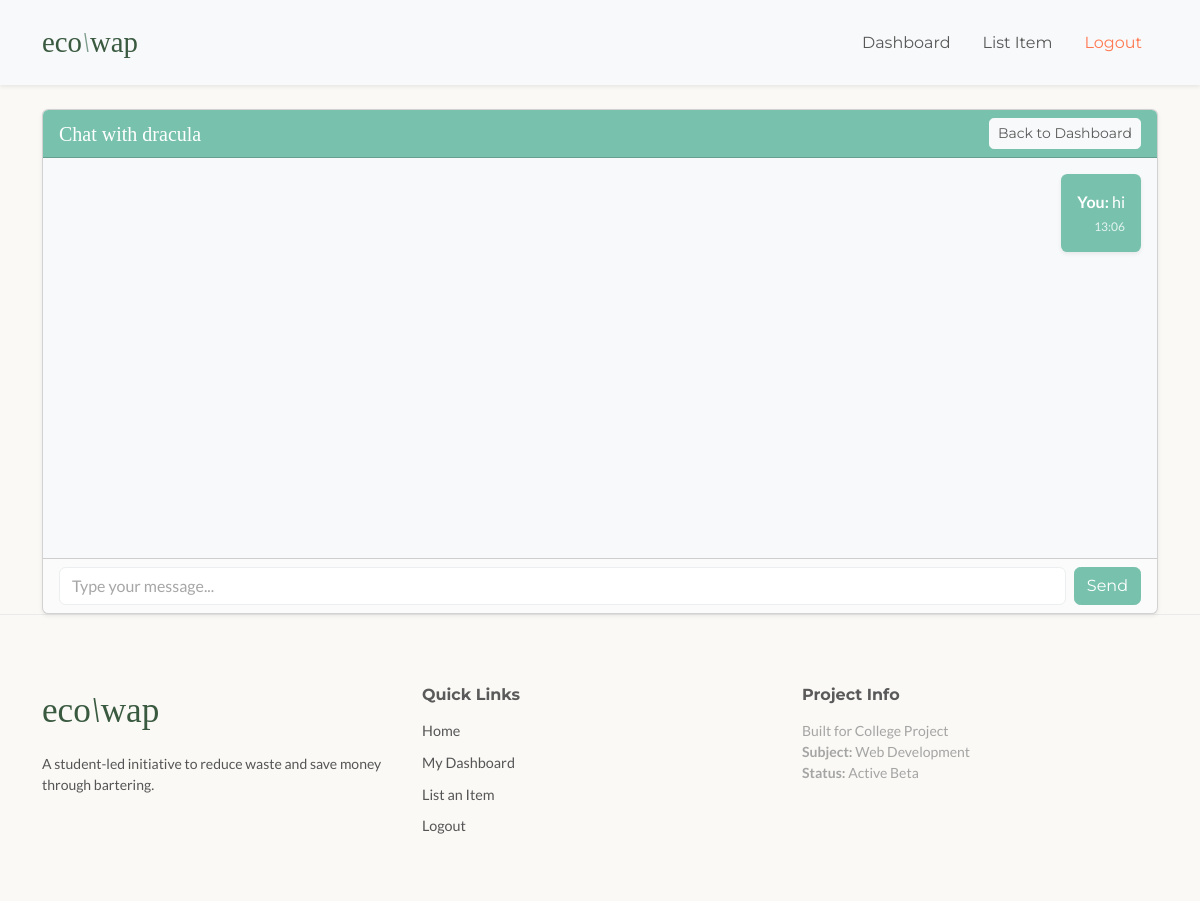
The app's page /chat.php?swap_id=7 (signed in) with its own data.
### tables this page shows
CREATE TABLE `users` (
  `id` int(11) NOT NULL,
  `username` varchar(255) NOT NULL,
  `email` varchar(255) NOT NULL,
  `password_hash` varchar(255) NOT NULL,
  `created_at` timestamp NOT NULL DEFAULT current_timestamp()
);

CREATE TABLE `messages` (
  `id` int(11) NOT NULL,
  `swap_id` int(11) DEFAULT NULL,
  `sender_id` int(11) NOT NULL,
  `receiver_id` int(11) NOT NULL,
  `message_text` text NOT NULL,
  `sent_at` timestamp NOT NULL DEFAULT current_timestamp()
);

### chat.php (the view, shortened to what this page needs)
<?php include 'header.php'; ?>
<?php
$user_id = $_SESSION['user_id'];
$swap_id = isset($_GET['swap_id']) ? intval($_GET['swap_id']) : 0;
$sql_check = "SELECT item1_owner_id, item2_owner_id FROM swaps WHERE id = ?";
$stmt_check = $conn->prepare($sql_check);
$stmt_check->bind_param("i", $swap_id);
$stmt_check->execute();
$stmt_check->bind_result($owner1, $owner2);
$recipient_id = ($user_id == $owner1) ? $owner2 : $owner1;
$sql_recipient = "SELECT username FROM users WHERE id = ?";
$stmt_recipient = $conn->prepare($sql_recipient);
$stmt_recipient->bind_param("i", $recipient_id);
$stmt_recipient->execute();
$stmt_recipient->bind_result($recipient_username);
?>
<div class="container mt-4">
    <div class="card shadow-sm">
        <div class="card-header bg-primary text-white d-flex justify-content-between align-items-center">
            <h5 class="mb-0">Chat with <?php echo htmlspecialchars($recipient_username); ?></h5>
            <a href="dashboard.php" class="btn btn-sm btn-light">Back to Dashboard</a>
        </div>
        <div class="card-body overflow-auto" id="chat-history" style="height: 400px; background-color: #f8f9fa;">
            <?php
            $sql_messages = "
                SELECT m.message_text, m.sent_at, m.sender_id, u.username
                FROM messages m
                JOIN users u ON m.sender_id = u.id
                WHERE m.swap_id = ?
                ORDER BY m.sent_at ASC";
            $stmt_messages = $conn->prepare($sql_messages);
            $stmt_messages->bind_param("i", $swap_id);
            $stmt_messages->execute();
            $result_messages = $stmt_messages->get_result();
            if ($result_messages->num_rows > 0) {
                while($message = $result_messages->fetch_assoc()) {
                    $is_mine = ($message['sender_id'] == $user_id);
                    $wrapper_class = $is_mine ? 'justify-content-end' : 'justify-content-start';
                    $bubble_class = $is_mine ? 'bg-primary text-white' : 'bg-white border text-dark';
                    $sender_label = $is_mine ? 'You' : htmlspecialchars($message['username']);
                    echo '<div class="d-flex mb-3 ' . $wrapper_class . '">';
                    echo '<div class="p-3 rounded shadow-sm ' . $bubble_class . '" style="max-width: 75%;">';
                    echo '<strong>' . $sender_label . ':</strong> ' . htmlspecialchars($message['message_text']);
                    echo '<div class="text-end mt-1" style="font-size: 0.75rem; opacity: 0.8;">' . date('H:i', strtotime($message['sent_at'])) . '</div>';
                    echo '</div>';
                    echo '</div>';
                }
            } else {
                echo '<p class="text-center text-muted mt-5">No messages yet. Start the negotiation!</p>';
            }
            ?>
        </div>
        <div class="card-footer">
            <form action="send_message.php" method="POST" class="d-flex gap-2">
                <input type="text" name="message_text" class="form-control" placeholder="Type your message..." required autocomplete="off">
                <button class="btn btn-primary" type="submit">Send</button>
            </form>
        </div>
    </div>
</div>
<?php include 'footer.php'; ?>

### header.php (style rules this page uses)
body { font-family: 'Lato', sans-serif; color: #4a4a4a; overflow-x: hidden; background-color: #faf9f6; display: flex; flex-direction: column; min-height: 100vh; }
h1, h2, h3, h4, h5, .navbar-brand, .footer-logo { font-family: 'Playfair Display', serif; }

### records on screen
users: username "dracula"
messages: sender "You", message_text "hi", sent_at "13:06"
